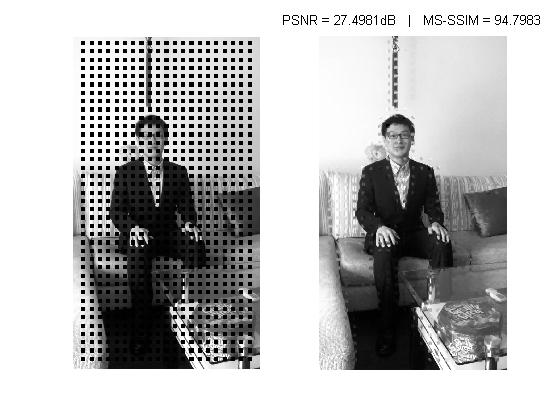
%> input picture POCS/005.jpg, 560 x 420 px
$ octave run.m   (GNU Octave 9; MATLAB toolbox functions it lacks are replaced by stand-ins)
%> lines starting %> are read from the running program, lines starting %| are printed output that depends on the picture; in (x1, y1, x2, y2) boxes, pixels count from 0 and x2, y2 are one past the last pixel; in counts of white or black regions, pixels touching at a corner belong together; the program's own positions count from 1
### POCS/simuLoss.m
%This function simulates damages in the received frame corresponding to the
%loss of one NALU (i.e. slice) given a slicing mode and the slice to be
%lost

function [y centers] = simuLoss(img, mb_size, nSlices, nLoss, mode)

% INPUT:
%   img     - original frame
%   nSlice  - number of slices the image is made of
%   nLoss   - indicates the slice that is lost
%   mb_size - macroblock dimensions

% OUTPUT:
%   y       - damaged frame, missing pixels are set to -1
%   centers - 2xN vector, where N is the number of missing macroblocks
%           - [row_1 row_2 ... row_N;
%              col_1 col_2 ... col_N]
%           - row_i (col_i) indicates the row (column) of the top-left
%            corner of the i^th missing macroblock
%

if nargin < 3
    mode = 'default';
end

y = img;
[rows cols] = size(img);

%Dispersed slicing, as described in Recommendation H.264
if strcmp(mode, 'dispersed')

    %Extracting variables needed for slicing (see Recommendation H.264)
    PicWidthInMbs = cols/mb_size;
    PicHeightInMbs = rows/mb_size;
    PicSizeInMapUnits = PicWidthInMbs * PicHeightInMbs;
    num_slice_groups_minus1 = nSlices - 1;
    mapUnitToSliceGroupMap = zeros(1,PicSizeInMapUnits);
    %%%%%%%%%%%%%%%%%%%%%%%%%%%%%%%%%%%%%%%%%%%%%%%%%%%%%%%%%%%%%%%%%%%

    %see 8.2.2.2 "Specification for dispersed slice group map type" in
    %Recommendation H.264 (p. 116)
    for i = 0:PicSizeInMapUnits-1
        mapUnitToSliceGroupMap(i+1)  = mod((mod(i,PicWidthInMbs) + floor((floor(i/PicWidthInMbs)*(num_slice_groups_minus1+1))/2)),(num_slice_groups_minus1+1));
    end

    %Setting the missing pixels to -1 and computing "centers"
    counter = 1;
    counter_centers = 1;
    centers = zeros(2,sum(mapUnitToSliceGroupMap(counter)+1 == nLoss));
    for i = 1:mb_size:rows-mb_size+1
        for j = 1:mb_size:cols-mb_size+1

            if mapUnitToSliceGroupMap(counter)+1 == nLoss
                y(i:i+mb_size-1,j:j+mb_size-1) = -ones(mb_size);
                centers(:,counter_centers) = [i;j];
                counter_centers = counter_centers + 1;
            end
            counter = counter + 1;

        end
    end

%Slicing for testing purposes, the "famous" 25% loss where every missing
%macroblock has all its 8 closest neighbouring macroblocks available
% (REFERENCE) XXXXXXXXXXXXXXXXXXXXXXXXXXXXXXXXXXX
elseif strcmp(mode, 'default')
    auxX = floor(cols/(2*mb_size));
    auxY = floor(rows/(2*2*mb_size));
    centers = zeros(2,auxX*auxY);
    counter = 1;

    for i = 1+mb_size:2*mb_size:rows
        for j = 1:2*mb_size:cols
            if i > 1 && i < rows - mb_size && j > 1 && j < cols - mb_size
                y(i:i+mb_size-1,j:j+mb_size-1) = -ones(mb_size);
                centers(:,counter) = [i;j];
                counter = counter + 1;
            end
        end
    end

elseif strcmp(mode, 'specify')
    % 本模式基于FMO TYPE2 丢失模式，构造成图像roi区域丢失
    PicWidthInMbs = cols/mb_size;    % 以块大小计量图片：宽度
    PicHeightInMbs = rows/mb_size;   % 高度
    PicSizeInMapUnits = PicWidthInMbs * PicHeightInMbs;    % 用块大小计算图像面积
    num_slice_groups_minus1 = nSlices - 1;    % nSlices:图像由多少slice组成
    mapUnitToSliceGroupMap = zeros(1,PicSizeInMapUnits);    %散布图做编号
    % configure
    mapUnitToSliceGroupMap(461:467) = 1;
    mapUnitToSliceGroupMap(461+32:467+32) = 1;
    mapUnitToSliceGroupMap(461+32*2:467+32*2) = 1;
    mapUnitToSliceGroupMap(461+32*3:467+32*3) = 1;


    % C实现为：
    % for( i = 0; i < p_Img->PicSizeInMapUnits; i++ ){
    % p_Img->MapUnitToSliceGroupMap [i] = (byte) (((i%p_Img->PicWidthInMbs)+(((i/p_Img->PicWidthInMbs)*(pps->num_slice_groups_minus1+1))>>1))
    %  %(pps->num_slice_groups_minus1+1));}

    %for i = 0:PicSizeInMapUnits-1
    %    mapUnitToSliceGroupMap(i+1)  = mod((mod(i,PicWidthInMbs) + floor((floor(i/PicWidthInMbs)*(num_slice_groups_minus1+1))/2)),(num_slice_groups_minus1+1));
    %end

    %Setting the missing pixels to -1 and computing param:centers:
    counter = 1;
    counter_centers = 1;

    centers = zeros(2,sum(mapUnitToSliceGroupMap(counter)+1 == nLoss));
    %centers?什么作用，为什么它是二维矩阵

    for i = 1:mb_size:rows-mb_size+1
        for j = 1:mb_size:cols-mb_size+1

            if mapUnitToSliceGroupMap(counter) == nLoss
                y(i:i+mb_size-1,j:j+mb_size-1) = -ones(mb_size);% 选定块置 -1
                centers(:,counter_centers) = [i;j];
                counter_centers = counter_centers + 1;
            end
            counter = counter + 1;

        end
    end


else
    display('Error: Invalid slicing mode')
end


end

### POCS/getAngle.m
%This function returns the most voted edge angle in the neighbourhood of
%the missing macroblock.

function theta = getAngle(neighbourhood_N, T, mb_size)

% INPUT:
%   neighbourhood_N - area around the missing macroblock (included), that also
%                   contains correctly received and decoded pixels
%   T               - threshold used in Eq.(10)
%   mb_size         - macroblock dimensions (in pixels)
%
% OUTPUT:
%   theta           - the angle (in degrees) of the edges with the
%                   strongest gradient, set to -1 if the gradient is not
%                   strong enough (monotone area, Eq.(10))
%

%We assume that the missing macroblock is located exactly at the center of
%the support area (which is squared). Thus, the top-left corner of the
%missing macroblock within the support area is located at
%[delimiter, delimiter].
delimiter = (length(neighbourhood_N(1,:)) - mb_size)/2;

D = zeros(1,8);

%Eight directional edge categories (Fig.4)
angle_range = 0:22.5:22.5*7;

% Sobel operators %%%%%%
Sy = [-1 -2 -1;
       0  0  0;
       1  2  1];
%NOTE: There is probably a typo in the paper (Eq.(6)) since Eq.(7) holds
%only if the first rows of Sy is negative and the last one positive, not
%viceversa as written in Eq.(6)

Sx = [-1 0 1;
      -2 0 2;
      -1 0 1];
%%%%%%%%%%%%%%%%%%%%%%%%%

%Exploring the support area...
for i = 2:length(neighbourhood_N(1,:))-1
    for j = 2:length(neighbourhood_N(1,:))-1

        %We make sure no pixel in 3x3 area needed for Sobel operator is
        %missing
        if min(min(neighbourhood_N(i-1:i+1,j-1:j+1))) >= 0

            %Applying the Sobel operator, Eq. (4) and Eq. (5)
            gx = sum(sum(Sx.*neighbourhood_N(i-1:i+1,j-1:j+1)));
            gy = sum(sum(Sy.*neighbourhood_N(i-1:i+1,j-1:j+1)));

            slope = (gx/gy);
            offset = -(i) - ((j)*slope);

            %Checking whether the (prolongation of the) edge crosses the missing macroblock
            for p = delimiter+1:delimiter+delimiter
                if (slope*p+offset >= -(delimiter+delimiter) && slope*p+offset <= -(delimiter+1))  || (slope>delimiter && j>delimiter && j<= delimiter+delimiter)

                    %NOTE: the angle "theta" from Eq. (7) is the angle of
                    %the normal to the edge. In order to evaluate Eq.(8)
                    %we must compute the angles of the edges
                    %themselves.
                    theta = atan(slope)/pi*180;
                    if theta < 0
                        theta = theta + 180;
                    end
                    D(mod(round(theta/22.5)+8,8)+1) = D(mod(round(theta/22.5)+8,8)+1) + sqrt(gx^2 + gy^2);

                    break
                end
            end
        end
    end
end

%Applying Eq.(9)
[value index] = max(D);

%Applying Eq.(10)
if value >= T
    %Edge area
    theta = angle_range(index);
else
    %Monotone area
    theta = -1;
end

end

### POCS/run.m
%%%%%%%%%%%%%%%%%%%%%%%%%%%%%%%%%%%%%%%%%%%%%%%%%%%%%%%%%%%%%%%%%%%%
%                                                                  %
%   Copyright (c) 2011 by                                          %
%   Jan Koloda                                                     %
%   Universidad de Granada, Granada, Spain                         %
%   - all rights reserved -                                        %
%                                                                  %
%   This is an implementation of the algorithm described in:       %
%   Sun, H., Kwok, W., "Concealment of damaged block transform     %
%   coded images using projections onto convex sets",              %
%   IEEE Transactions on Image Processing, April 1995, pp.470-477  %
%                                                                  %
%                                                                  %
%   This program is free of charge for personal and scientific     %
%   use (with proper citation). The author does NOT give up his    %
%   copyright. Any commercial use is prohibited.                   %
%   YOU ARE USING THIS PROGRAM AT YOUR OWN RISK! THE AUTHOR        %
%   IS NOT RESPONSIBLE FOR ANY DAMAGE OR DATA-LOSS CAUSED BY THE   %
%   USE OF THIS PROGRAM.                                           %
%                                                                  %
%   If you have any questions please contact:                      %
%                                                                  %
%   Jan Koloda                                                     %
%   Dpt. Signal Theory, Networking and Communication               %
%   Universidad de Granada                                         %
%   Granada, Spain                                                 %
%                                                                  %
%                                                                  %
%   email: janko @ ugr.es                                          %
%                                                                  %
%%%%%%%%%%%%%%%%%%%%%%%%%%%%%%%%%%%%%%%%%%%%%%%%%%%%%%%%%%%%%%%%%%%%

%% init
clear;
clc;

%% Loading the image and parsing it to grey level, if needed
[filename,pathname]=uigetfile({'*.tiff';'*.tif';'*.*';'*.bmp'},'图像文件');
%> the answer given: 005.jpg
file=[pathname,filename];
img = imread(file);
%> img is the input picture: size 420x560x3 uint8; min 0, max 255, mean 188.6
[r c d] = size(img);
%> r = 420; c = 560; d = 3
if d > 1
    img = double(rgb2gray(img));
%> img: size 420x560 double
else
    img = double(img);
end

%% Generating losses
tic    %开始计时

slice_to_be_lost = 1;
nSlices = 2;
mb_size = 16;
mode = 'specify';

%Cropping the image so it is made of an integer number of macroblocks %%%%%
img = img(1:floor(r/mb_size)*mb_size,1:floor(c/mb_size)*mb_size);
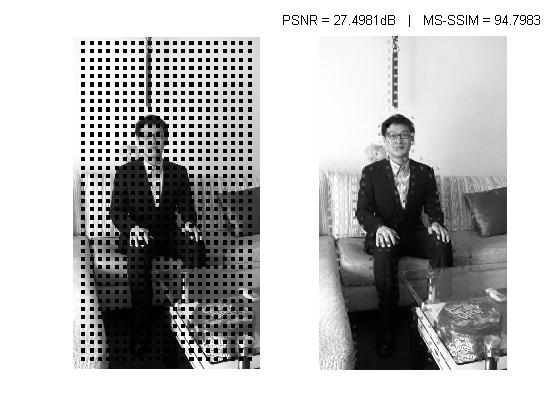
%> img: size 416x560 double; min 0, max 255, mean 187.9
[r c] = size(img);
%> r = 416
%%%%%%%%%%%%%%%%%%%%%%%%%%%%%%%%%%%%%%%%%%%%%%%%%%%%%%%%%%%%%%%%%%%%%%%%%%%

[mask centers] = simuLoss(img, mb_size, nSlices, slice_to_be_lost, mode);
%> after the loop in simuLoss, `for i = 1:mb_size:rows-mb_size+1`:
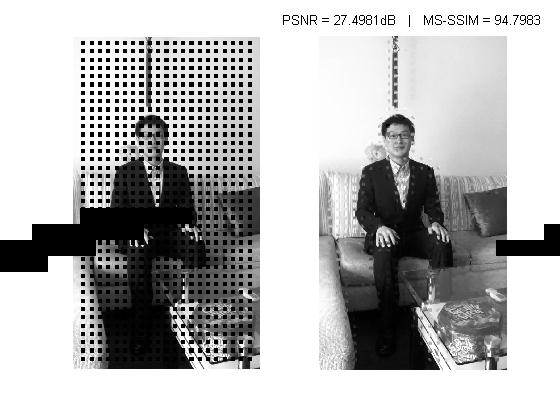
%> y: size 416x560 double; 3.08% of pixels changed, all inside (x1, y1, x2, y2) = (0, 208, 560, 272); drawn with min black and max white
%> after the loop in simuLoss, `for i = 1:mb_size:rows-mb_size+1`: centers = 28 columns, first 8: [209 209 209 209 209 209 209 225; 81 97 113 129 145 161 177 33]; counter = 911; counter_centers = 29
received_frame = mask;

%% Concealment

%NOTE: neighbourhood_N includes the missing macroblock and its 8 closest
%neighbouring macroblocks

%Parameters initialization (these values are suggested by the authors in
%Section IV (Simulation Results)
T = 5000;
Rth = 3;
Bth = 3;
num_iter = 5;
%%%%%%%%%%%%%%%%%%%%%%%%%%%%%%%%%%%%%%%%%%%%%%%%%%%%%%%%%%%%%%%%%%%%%%%%%%%

%Constructing the low-pass filter P2smooth, as described in Eq.(17) %%%%%%%
origin = 3*mb_size/2+1;
P2smooth = ones(3*mb_size);
for i = 1:3*mb_size
    for j = 1:3*mb_size
        if sqrt((i-origin)^2 + (j-origin)^2) > Rth
            P2smooth(i,j) = 0;
        end
    end
end
%%%%%%%%%%%%%%%%%%%%%%%%%%%%%%%%%%%%%%%%%%%%%%%%%%%%%%%%%%%%%%%%%%%%%%%%%%%

h = waitbar(0);
set(h,'Name','Processing')

%Concealment is carried out sequentially (macroblock by macroblock)
for counter = 1:length(centers(1,:))
    r = centers(1,counter);
    c = centers(2,counter);
%> (the run ends here)
